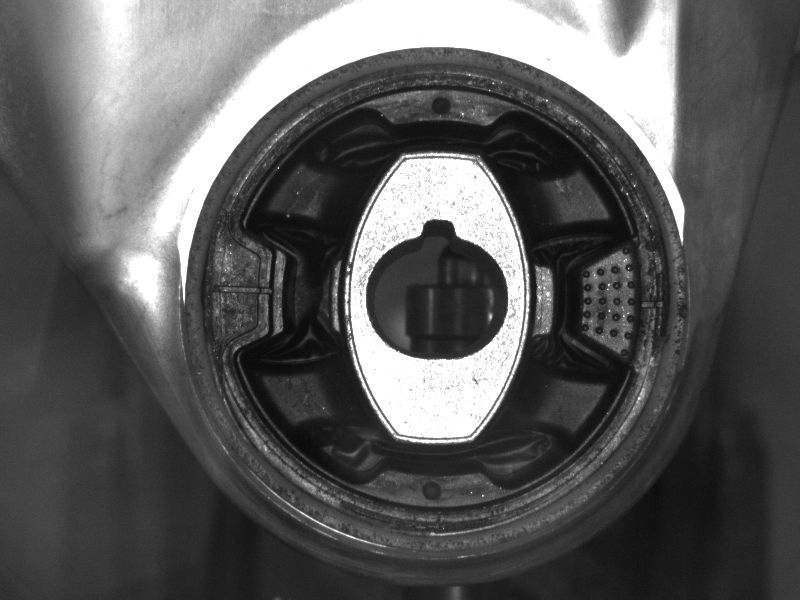
#> input picture IMBushing_90_999ang.bmp, 800 x 600 px, found by its file name
$ jupyter execute Get_Bushing_Angle.ipynb
#> lines starting #> are read from the running program, lines starting #| are printed output that depends on the picture; after the words box and inside, x2 and y2 are one past the last pixel; in counts of white or black regions, pixels touching at a corner belong together
# Get Bushing Angle

1.   Get image
2.  Convert image to matrix
3.  Create submatrix over keyhole
4.  Apply binary filter to keyhole to minimize noise
5.  Determine angle from keyhole orientation
      - find center of centroid
      - find center of keyway edge
      - find angle between the two

**Notes:**

Positive space - 1

Negative space - 0

WIP space - 2

a - raw bushing image array (grayscale)

b - cropped keyhole array (grayscale)

c - binary array

d - keyhole array

e - keyhole minus keyslot array

[cell 1]
#import libraries
import matplotlib.image as img
from matplotlib.pyplot import imshow
import numpy as np
from PIL import Image
from numpy import asarray
import sys
import cv2
import math
from scipy import ndimage

#show everything
np.set_printoptions(threshold=sys.maxsize)

[cell 2]
#convert image to numpy array
# img = Image.open('/content/IM_Bushing.bmp')
img = Image.open('/content/IMBushing_90_999ang.bmp')
#> img is the input picture: PIL image 800x600 L; min 7, max 255, mean 91.5
data = asarray(img)

#convert image to grayscale
print('Raw image, array a: ')
imshow(np.asarray(data))

**Disgusting manual pixel cleanup**

[cell 3]
#matrix slicing
a = data.copy()
b = a[200: 380, 355:520]

b1 = b.copy()
c = b.copy()

print('Raw image, array b: ')
imshow(np.asarray(b))

#apply median filter for better edge detection
filterintensity = 9
c = cv2.medianBlur(c, filterintensity)

#manually cut out corners and replace with white pixel
maxnumX = len(c)
#> maxnumX = 180
maxnumY = len(c[0])
#> maxnumY = 165

#top
for i in range(15): #max rows = 180, Y axis
  for j in range(maxnumY): #max columns = 165, X axis
    if c[i][j] < 255:
      c[i][j] = 255
#> c: shape (180, 165); min 24, max 255, mean 146.8

#top left
for i in range(30): #max rows = 180, Y axis
  for j in range(60): #max columns = 165, X axis
    if c[i][j] < 255:
      c[i][j] = 255
#> c: shape (180, 165); min 24, max 255, mean 147.5
for i in range(60): #max rows = 180, Y axis
  for j in range(20): #max columns = 165, X axis
    if c[i][j] < 255:
      c[i][j] = 255
#> c: shape (180, 165); min 24, max 255, mean 147.8

#top right
for i in range(30): #max rows = 180, Y axis
  for j in range(105, 165): #max columns = 165, X axis
    if c[i][j] < 255:
      c[i][j] = 255
#> c: shape (180, 165); min 24, max 255, mean 148.4
for i in range(65): #max rows = 180, Y axis
  for j in range(145, 165): #max columns = 165, X axis
    if c[i][j] < 255:
      c[i][j] = 255
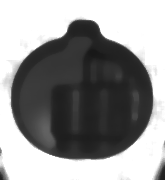
#> c: shape (180, 165); min 24, max 255, mean 148.6

#Bottom
for i in range(160, maxnumX): #max rows = 180, Y axis
  for j in range(maxnumY): #max columns = 165, X axis
    if c[i][j] < 255:
      c[i][j] = 255
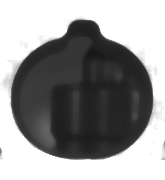
#> c: shape (180, 165); 1.43% of pixels changed, all inside (x1, y1, x2, y2) = (0, 160, 165, 180)

#Bottom left
for i in range(140, maxnumX): #max rows = 180, Y axis
  for j in range(20): #max columns = 165, X axis
    if c[i][j] < 255:
      c[i][j] = 255
#> c: shape (180, 165); 0.11% of pixels changed, all inside (x1, y1, x2, y2) = (0, 147, 3, 160)

#Bottom right
for i in range(125, maxnumX): #max rows = 180, Y axis
  for j in range(150, maxnumY): #max columns = 165, X axis
    if c[i][j] < 255:
      c[i][j] = 255
#> c: shape (180, 165); min 24, max 255, mean 150

[cell 4]
print('Cleaned up image, array c: ')
imshow(np.asarray(c))

[cell 5]
# show all matrix entries
# print(c)

[cell 6]
#convert grayscale matrix to binary matrix
for k in range(maxnumX): #max rows = 180, Y axis
  for l in range(maxnumY): #max columns = 165, X axis
    if c[k][l] < 120:
      c[k][l] = 1
    if c[k][l] >= 120:
      c[k][l] = 0
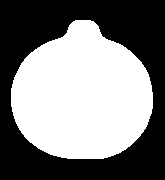
#> c: shape (180, 165); values 0 (black) and 1 (white), 49.4% white; 1 white region, box (x1, y1, x2, y2) and area: (11, 20, 153, 159) 14684

print('Cleaned up image, array c: ')
imshow(np.asarray(c))

[cell 7]
#get center of centroid
c1 = c.copy()

com = ndimage.center_of_mass(c)
#> com = (95.16, 81.63)
comint = tuple(map(round, com))
#> comint = (95, 82)
comlist = [*comint,]
#> comlist = [95, 82]

print('Center of centroid: ')
print(comlist)
#| [95, 82]

c[comlist[0]][comlist[1]] = 2
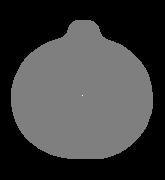
#> c: shape (180, 165); under 0.01% of pixels changed, all inside (x1, y1, x2, y2) = (82, 95, 83, 96); drawn with min black and max white

#convert list data type to ints
tempX = [comlist[0]]
#> tempX = [95]
tempY = [comlist[1]]
#> tempY = [82]

cenX = 0
for current_digit in tempX:
  cenX = cenX*10 + current_digit
#> this loop made 1 pass
#> (current_digit, cenX) on pass 1: (95, 95)
#> after the loop, cenX = 95

cenY = 0
for current_digit in tempY:
  cenY = cenY*10 + current_digit
#> this loop made 1 pass
#> (current_digit, cenY) on pass 1: (82, 82)
#> after the loop, cenY = 82

imshow(np.asarray(c))

**Isolate keyway and body**

**First get keyway**

[cell 8]
d = c.copy()

#find r
#iterate through the centerY column to get radius Y
memoryflag = 0
r = 0
for m in range(maxnumX):
  if memoryflag == 1:
    if d[m][cenY] == 1:
     d[m][cenY] = 2
     r += 1
  if d[m][cenY] == 2:
    memoryflag = 1
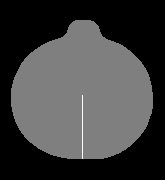
#> d: shape (180, 165); 0.21% of pixels changed, all inside (x1, y1, x2, y2) = (82, 96, 83, 159); drawn with min black and max white
#> after the loop, r = 63

print('radius: ')
print(r)
#| 63

# add correction factor to get more keyway
correctionX = 3

# draw a circle from center point to guide line in coloring
for angle in range(0, 360):
    x = r * math.sin(math.radians(angle)) + cenX + correctionX
    y = r * math.cos(math.radians(angle)) + cenY
    d[int(x)][int(y)] = 2
#> this loop made 360 passes
#> (x, y) on passes 1 to 3: (98, 145), (99.1, 145), (100.2, 145)
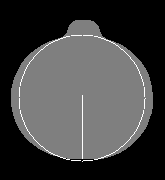
#> d: shape (180, 165); 1.16% of pixels changed, all inside (x1, y1, x2, y2) = (19, 35, 146, 162); drawn with min black and max white

imshow(np.asarray(d))

[cell 9]
# draw radius line upwards
memflag = 0
for m in range(maxnumX): #iterate through X axis
  for n in range(maxnumY):
    if memflag == 1:
      # color every cel below first 2 detect negative
      d[m][n] = 0

    if d[m][n] == 2 and memflag != 1:
      memflag = 1

      # color the currnet row negative as well
      for o in range(maxnumY):
        d[m][o] = 0
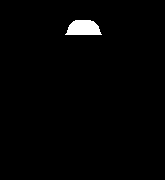
#> d: shape (180, 165); values 0 (black) and 1 (white), 1.5% white; 1 white region, box (x1, y1, x2, y2) and area: (65, 20, 102, 35) 437
#> after the loop, memflag = 1

# Keyhole Obtained!
imshow(np.asarray(d))

[cell 10]
# find center of keyway
#get center of centroid
com = ndimage.center_of_mass(d)
#> com = (27.78, 83.09)
comint = tuple(map(round, com))
#> comint = (28, 83)
comlist = [*comint,]
#> comlist = [28, 83]

print('Center of centroid: ')
print(comlist)
#| [28, 83]

d[comlist[0]][comlist[1]] = 2
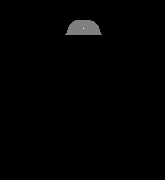
#> d: shape (180, 165); under 0.01% of pixels changed, all inside (x1, y1, x2, y2) = (83, 28, 84, 29); drawn with min black and max white

#convert list data type to ints
tempX = [comlist[0]]
#> tempX = [28]
tempY = [comlist[1]]
#> tempY = [83]

keycenX = 0
for current_digit in tempX:
  keycenX = keycenX*10 + current_digit
#> this loop made 1 pass
#> (current_digit, keycenX) on pass 1: (28, 28)
#> after the loop, keycenX = 28

keycenY = 0
for current_digit in tempY:
  keycenY = keycenY*10 + current_digit
#> this loop made 1 pass
#> (current_digit, keycenY) on pass 1: (83, 83)
#> after the loop, keycenY = 83

imshow(np.asarray(d))

[cell 11]
#subtract d from b to get center of mass of the hole
e = c1 + d
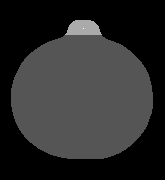
#> e: shape (180, 165); min 0, max 3, mean 0.509; drawn with min black and max white

for m in range(maxnumX):
  for n in range(maxnumY):
    if e[m][n] != 1:
      e[m][n] = 0
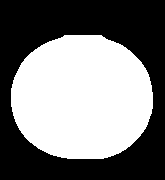
#> e: shape (180, 165); values 0 (black) and 1 (white), 48% white; 1 white region, box (x1, y1, x2, y2) and area: (11, 35, 153, 159) 14247

imshow(np.asarray(e))

[cell 12]
# find center of hole
#get center of centroid
com = ndimage.center_of_mass(e)
#> com = (97.23, 81.58)
comint = tuple(map(round, com))
#> comint = (97, 82)
comlist = [*comint,]
#> comlist = [97, 82]

print('Center of centroid: ')
print(comlist)
#| [97, 82]

d[comlist[0]][comlist[1]] = 2
#> d: shape (180, 165); under 0.01% of pixels changed, all inside (x1, y1, x2, y2) = (82, 97, 83, 98)

#convert list data type to ints
tempX = [comlist[0]]
#> tempX = [97]
tempY = [comlist[1]]
#> tempY = [82]

holecenX = 0
for current_digit in tempX:
  holecenX = holecenX*10 + current_digit
#> this loop made 1 pass
#> (current_digit, holecenX) on pass 1: (97, 97)
#> after the loop, holecenX = 97

holecenY = 0
for current_digit in tempY:
  holecenY = holecenY*10 + current_digit
#> this loop made 1 pass
#> after the loop, holecenY = 82

imshow(np.asarray(d))

[cell 13]
# get the angle!
rad = math.atan2(holecenY-keycenY, holecenX-keycenX)
#> rad = -0.0145
deg = math.degrees(rad)
#> deg = -0.83

corrfactor = 1.8

finalangle = deg + 90 + corrfactor
#> finalangle = 90.97

print(round(finalangle, 3))
#| 90.97
